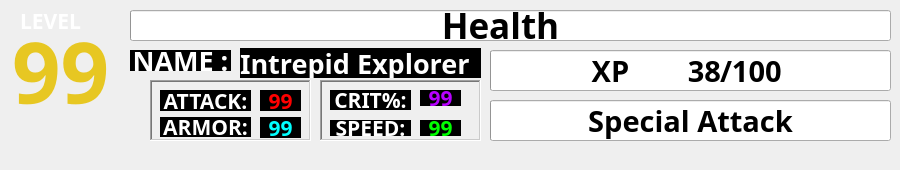
<?xml version="1.0" encoding="UTF-8"?>
<ui version="4.0">
 <class>StatChild</class>
 <widget class="QMdiSubWindow" name="StatChild">
  <property name="geometry">
   <rect>
    <x>0</x>
    <y>0</y>
    <width>900</width>
    <height>170</height>
   </rect>
  </property>
  <property name="sizePolicy">
   <sizepolicy hsizetype="Preferred" vsizetype="Preferred">
    <horstretch>0</horstretch>
    <verstretch>0</verstretch>
   </sizepolicy>
  </property>
  <property name="minimumSize">
   <size>
    <width>900</width>
    <height>170</height>
   </size>
  </property>
  <property name="maximumSize">
   <size>
    <width>900</width>
    <height>170</height>
   </size>
  </property>
  <property name="focusPolicy">
   <enum>Qt::ClickFocus</enum>
  </property>
  <property name="windowTitle">
   <string/>
  </property>
  <property name="autoFillBackground">
   <bool>false</bool>
  </property>
  <property name="animated" stdset="0">
   <bool>false</bool>
  </property>
  <property name="documentMode" stdset="0">
   <bool>false</bool>
  </property>
  <property name="unifiedTitleAndToolBarOnMac" stdset="0">
   <bool>false</bool>
  </property>
  <widget class="QWidget" name="centralWidget" native="true">
   <property name="geometry">
    <rect>
     <x>0</x>
     <y>0</y>
     <width>900</width>
     <height>150</height>
    </rect>
   </property>
   <property name="sizePolicy">
    <sizepolicy hsizetype="Fixed" vsizetype="Fixed">
     <horstretch>0</horstretch>
     <verstretch>0</verstretch>
    </sizepolicy>
   </property>
   <widget class="QLabel" name="xpLabel">
    <property name="geometry">
     <rect>
      <x>570</x>
      <y>50</y>
      <width>81</width>
      <height>41</height>
     </rect>
    </property>
    <property name="font">
     <font>
      <family>Adobe Arabic</family>
      <pointsize>22</pointsize>
      <weight>75</weight>
      <bold>true</bold>
     </font>
    </property>
    <property name="text">
     <string>XP</string>
    </property>
    <property name="alignment">
     <set>Qt::AlignCenter</set>
    </property>
   </widget>
   <widget class="QProgressBar" name="healthBar">
    <property name="geometry">
     <rect>
      <x>130</x>
      <y>10</y>
      <width>761</width>
      <height>31</height>
     </rect>
    </property>
    <property name="sizePolicy">
     <sizepolicy hsizetype="Fixed" vsizetype="Fixed">
      <horstretch>0</horstretch>
      <verstretch>0</verstretch>
     </sizepolicy>
    </property>
    <property name="value">
     <number>0</number>
    </property>
    <property name="textVisible">
     <bool>false</bool>
    </property>
   </widget>
   <widget class="QFrame" name="attackArmorFrame">
    <property name="geometry">
     <rect>
      <x>150</x>
      <y>80</y>
      <width>161</width>
      <height>61</height>
     </rect>
    </property>
    <property name="styleSheet">
     <string notr="true"/>
    </property>
    <property name="frameShape">
     <enum>QFrame::WinPanel</enum>
    </property>
    <property name="frameShadow">
     <enum>QFrame::Sunken</enum>
    </property>
    <property name="lineWidth">
     <number>0</number>
    </property>
    <property name="midLineWidth">
     <number>0</number>
    </property>
    <widget class="QLabel" name="attackLabel">
     <property name="geometry">
      <rect>
       <x>10</x>
       <y>10</y>
       <width>91</width>
       <height>21</height>
      </rect>
     </property>
     <property name="font">
      <font>
       <family>Adobe Arabic</family>
       <pointsize>16</pointsize>
       <weight>75</weight>
       <bold>true</bold>
      </font>
     </property>
     <property name="styleSheet">
      <string notr="true">background-color: rgb(0, 0, 0);
color: rgb(255, 255, 255);</string>
     </property>
     <property name="text">
      <string>ATTACK:</string>
     </property>
     <property name="alignment">
      <set>Qt::AlignCenter</set>
     </property>
    </widget>
    <widget class="QLabel" name="armorLabel">
     <property name="geometry">
      <rect>
       <x>10</x>
       <y>37</y>
       <width>91</width>
       <height>20</height>
      </rect>
     </property>
     <property name="font">
      <font>
       <family>Adobe Arabic</family>
       <pointsize>16</pointsize>
       <weight>75</weight>
       <bold>true</bold>
      </font>
     </property>
     <property name="styleSheet">
      <string notr="true">background-color: rgb(0, 0, 0);
color: rgb(255, 255, 255);</string>
     </property>
     <property name="text">
      <string>ARMOR:</string>
     </property>
     <property name="alignment">
      <set>Qt::AlignCenter</set>
     </property>
    </widget>
    <widget class="QLabel" name="attackNumber">
     <property name="geometry">
      <rect>
       <x>110</x>
       <y>10</y>
       <width>41</width>
       <height>21</height>
      </rect>
     </property>
     <property name="font">
      <font>
       <family>Adobe Arabic</family>
       <pointsize>16</pointsize>
       <weight>75</weight>
       <bold>true</bold>
      </font>
     </property>
     <property name="styleSheet">
      <string notr="true">background-color: rgb(0, 0, 0);
color: rgb(255, 0, 0);</string>
     </property>
     <property name="text">
      <string>99</string>
     </property>
     <property name="alignment">
      <set>Qt::AlignCenter</set>
     </property>
    </widget>
    <widget class="QLabel" name="armorNumber">
     <property name="geometry">
      <rect>
       <x>110</x>
       <y>37</y>
       <width>41</width>
       <height>21</height>
      </rect>
     </property>
     <property name="font">
      <font>
       <family>Adobe Arabic</family>
       <pointsize>16</pointsize>
       <weight>75</weight>
       <bold>true</bold>
      </font>
     </property>
     <property name="styleSheet">
      <string notr="true">background-color: rgb(0, 0, 0);
color: rgb(0, 255, 255);</string>
     </property>
     <property name="text">
      <string>99</string>
     </property>
     <property name="alignment">
      <set>Qt::AlignCenter</set>
     </property>
    </widget>
   </widget>
   <widget class="QLabel" name="charName">
    <property name="geometry">
     <rect>
      <x>240</x>
      <y>48</y>
      <width>241</width>
      <height>30</height>
     </rect>
    </property>
    <property name="font">
     <font>
      <family>Adobe Arabic</family>
      <pointsize>20</pointsize>
      <weight>75</weight>
      <bold>true</bold>
     </font>
    </property>
    <property name="styleSheet">
     <string notr="true">background-color: rgb(0, 0, 0);
color: rgb(255, 255, 255);</string>
    </property>
    <property name="text">
     <string>Intrepid Explorer</string>
    </property>
    <property name="alignment">
     <set>Qt::AlignLeading|Qt::AlignLeft|Qt::AlignVCenter</set>
    </property>
   </widget>
   <widget class="QLabel" name="xpNextLvlNumber">
    <property name="geometry">
     <rect>
      <x>720</x>
      <y>50</y>
      <width>91</width>
      <height>41</height>
     </rect>
    </property>
    <property name="font">
     <font>
      <family>Adobe Arabic</family>
      <pointsize>22</pointsize>
      <weight>75</weight>
      <bold>true</bold>
     </font>
    </property>
    <property name="text">
     <string>/100</string>
    </property>
    <property name="alignment">
     <set>Qt::AlignLeading|Qt::AlignLeft|Qt::AlignVCenter</set>
    </property>
   </widget>
   <widget class="QFrame" name="critSpeedFrame">
    <property name="geometry">
     <rect>
      <x>320</x>
      <y>80</y>
      <width>161</width>
      <height>61</height>
     </rect>
    </property>
    <property name="styleSheet">
     <string notr="true"/>
    </property>
    <property name="frameShape">
     <enum>QFrame::WinPanel</enum>
    </property>
    <property name="frameShadow">
     <enum>QFrame::Sunken</enum>
    </property>
    <property name="lineWidth">
     <number>0</number>
    </property>
    <property name="midLineWidth">
     <number>0</number>
    </property>
    <widget class="QLabel" name="critLabel">
     <property name="geometry">
      <rect>
       <x>10</x>
       <y>10</y>
       <width>81</width>
       <height>20</height>
      </rect>
     </property>
     <property name="font">
      <font>
       <family>Adobe Arabic</family>
       <pointsize>16</pointsize>
       <weight>75</weight>
       <bold>true</bold>
      </font>
     </property>
     <property name="styleSheet">
      <string notr="true">background-color: rgb(0, 0, 0);
color: rgb(255, 255, 255);</string>
     </property>
     <property name="text">
      <string>CRIT%:</string>
     </property>
     <property name="alignment">
      <set>Qt::AlignCenter</set>
     </property>
    </widget>
    <widget class="QLabel" name="speedLabel">
     <property name="geometry">
      <rect>
       <x>10</x>
       <y>40</y>
       <width>81</width>
       <height>16</height>
      </rect>
     </property>
     <property name="font">
      <font>
       <family>Adobe Arabic</family>
       <pointsize>16</pointsize>
       <weight>75</weight>
       <bold>true</bold>
      </font>
     </property>
     <property name="styleSheet">
      <string notr="true">background-color: rgb(0, 0, 0);
color: rgb(255, 255, 255);</string>
     </property>
     <property name="text">
      <string>SPEED:</string>
     </property>
     <property name="alignment">
      <set>Qt::AlignCenter</set>
     </property>
    </widget>
    <widget class="QLabel" name="critNumber">
     <property name="geometry">
      <rect>
       <x>100</x>
       <y>10</y>
       <width>41</width>
       <height>16</height>
      </rect>
     </property>
     <property name="font">
      <font>
       <family>Adobe Arabic</family>
       <pointsize>16</pointsize>
       <weight>75</weight>
       <bold>true</bold>
      </font>
     </property>
     <property name="styleSheet">
      <string notr="true">background-color: rgb(0, 0, 0);
color: rgb(183, 1, 255);</string>
     </property>
     <property name="text">
      <string>99</string>
     </property>
     <property name="alignment">
      <set>Qt::AlignCenter</set>
     </property>
    </widget>
    <widget class="QLabel" name="speedNumber">
     <property name="geometry">
      <rect>
       <x>100</x>
       <y>40</y>
       <width>41</width>
       <height>16</height>
      </rect>
     </property>
     <property name="font">
      <font>
       <family>Adobe Arabic</family>
       <pointsize>16</pointsize>
       <weight>75</weight>
       <bold>true</bold>
      </font>
     </property>
     <property name="styleSheet">
      <string notr="true">background-color: rgb(0, 0, 0);
color: rgb(0, 255, 0);</string>
     </property>
     <property name="text">
      <string>99</string>
     </property>
     <property name="alignment">
      <set>Qt::AlignCenter</set>
     </property>
    </widget>
   </widget>
   <widget class="QLabel" name="xpCurrentNumber">
    <property name="geometry">
     <rect>
      <x>640</x>
      <y>50</y>
      <width>81</width>
      <height>41</height>
     </rect>
    </property>
    <property name="font">
     <font>
      <family>Adobe Arabic</family>
      <pointsize>22</pointsize>
      <weight>75</weight>
      <bold>true</bold>
     </font>
    </property>
    <property name="text">
     <string>38</string>
    </property>
    <property name="alignment">
     <set>Qt::AlignRight|Qt::AlignTrailing|Qt::AlignVCenter</set>
    </property>
   </widget>
   <widget class="QProgressBar" name="xpBar">
    <property name="geometry">
     <rect>
      <x>490</x>
      <y>50</y>
      <width>401</width>
      <height>41</height>
     </rect>
    </property>
    <property name="sizePolicy">
     <sizepolicy hsizetype="Fixed" vsizetype="Fixed">
      <horstretch>0</horstretch>
      <verstretch>0</verstretch>
     </sizepolicy>
    </property>
    <property name="accessibleName">
     <string/>
    </property>
    <property name="value">
     <number>0</number>
    </property>
    <property name="textVisible">
     <bool>false</bool>
    </property>
    <property name="textDirection">
     <enum>QProgressBar::TopToBottom</enum>
    </property>
   </widget>
   <widget class="QLabel" name="charNameLabel">
    <property name="geometry">
     <rect>
      <x>130</x>
      <y>50</y>
      <width>101</width>
      <height>21</height>
     </rect>
    </property>
    <property name="font">
     <font>
      <family>Adobe Arabic</family>
      <pointsize>20</pointsize>
      <weight>75</weight>
      <bold>true</bold>
     </font>
    </property>
    <property name="styleSheet">
     <string notr="true">background-color: rgb(0, 0, 0);
color: rgb(255, 255, 255);</string>
    </property>
    <property name="text">
     <string>NAME :</string>
    </property>
    <property name="alignment">
     <set>Qt::AlignCenter</set>
    </property>
   </widget>
   <widget class="QLabel" name="levelNumber">
    <property name="geometry">
     <rect>
      <x>10</x>
      <y>20</y>
      <width>101</width>
      <height>101</height>
     </rect>
    </property>
    <property name="font">
     <font>
      <family>Adobe Arabic</family>
      <pointsize>64</pointsize>
      <weight>75</weight>
      <bold>true</bold>
     </font>
    </property>
    <property name="styleSheet">
     <string notr="true">color: rgb(231, 199, 34);</string>
    </property>
    <property name="text">
     <string>99</string>
    </property>
    <property name="alignment">
     <set>Qt::AlignCenter</set>
    </property>
   </widget>
   <widget class="QLabel" name="healthLabel">
    <property name="geometry">
     <rect>
      <x>430</x>
      <y>10</y>
      <width>141</width>
      <height>31</height>
     </rect>
    </property>
    <property name="font">
     <font>
      <family>Adobe Arabic</family>
      <pointsize>26</pointsize>
      <weight>75</weight>
      <bold>true</bold>
     </font>
    </property>
    <property name="text">
     <string>Health</string>
    </property>
    <property name="alignment">
     <set>Qt::AlignCenter</set>
    </property>
   </widget>
   <widget class="QProgressBar" name="specialBar">
    <property name="geometry">
     <rect>
      <x>490</x>
      <y>100</y>
      <width>401</width>
      <height>41</height>
     </rect>
    </property>
    <property name="sizePolicy">
     <sizepolicy hsizetype="Fixed" vsizetype="Fixed">
      <horstretch>0</horstretch>
      <verstretch>0</verstretch>
     </sizepolicy>
    </property>
    <property name="accessibleName">
     <string/>
    </property>
    <property name="value">
     <number>0</number>
    </property>
    <property name="textVisible">
     <bool>false</bool>
    </property>
    <property name="textDirection">
     <enum>QProgressBar::TopToBottom</enum>
    </property>
   </widget>
   <widget class="QLabel" name="specialLabel">
    <property name="geometry">
     <rect>
      <x>490</x>
      <y>100</y>
      <width>401</width>
      <height>41</height>
     </rect>
    </property>
    <property name="font">
     <font>
      <family>Adobe Arabic</family>
      <pointsize>22</pointsize>
      <weight>75</weight>
      <bold>true</bold>
     </font>
    </property>
    <property name="text">
     <string>Special Attack</string>
    </property>
    <property name="alignment">
     <set>Qt::AlignCenter</set>
    </property>
   </widget>
   <widget class="QLabel" name="levelLabel">
    <property name="geometry">
     <rect>
      <x>20</x>
      <y>10</y>
      <width>61</width>
      <height>21</height>
     </rect>
    </property>
    <property name="font">
     <font>
      <family>Adobe Arabic</family>
      <pointsize>16</pointsize>
      <weight>75</weight>
      <bold>true</bold>
     </font>
    </property>
    <property name="styleSheet">
     <string notr="true">color: rgb(255, 255, 255);</string>
    </property>
    <property name="text">
     <string>LEVEL</string>
    </property>
    <property name="alignment">
     <set>Qt::AlignCenter</set>
    </property>
   </widget>
   <zorder>healthBar</zorder>
   <zorder>attackArmorFrame</zorder>
   <zorder>charName</zorder>
   <zorder>critSpeedFrame</zorder>
   <zorder>xpBar</zorder>
   <zorder>charNameLabel</zorder>
   <zorder>levelNumber</zorder>
   <zorder>healthLabel</zorder>
   <zorder>xpCurrentNumber</zorder>
   <zorder>xpLabel</zorder>
   <zorder>xpNextLvlNumber</zorder>
   <zorder>specialBar</zorder>
   <zorder>specialLabel</zorder>
   <zorder>levelLabel</zorder>
  </widget>
 </widget>
 <layoutdefault spacing="6" margin="11"/>
 <customwidgets>
  <customwidget>
   <class>QMdiSubWindow</class>
   <extends>QWidget</extends>
   <header>qmdisubwindow.h</header>
   <container>1</container>
  </customwidget>
 </customwidgets>
 <resources/>
 <connections/>
</ui>
